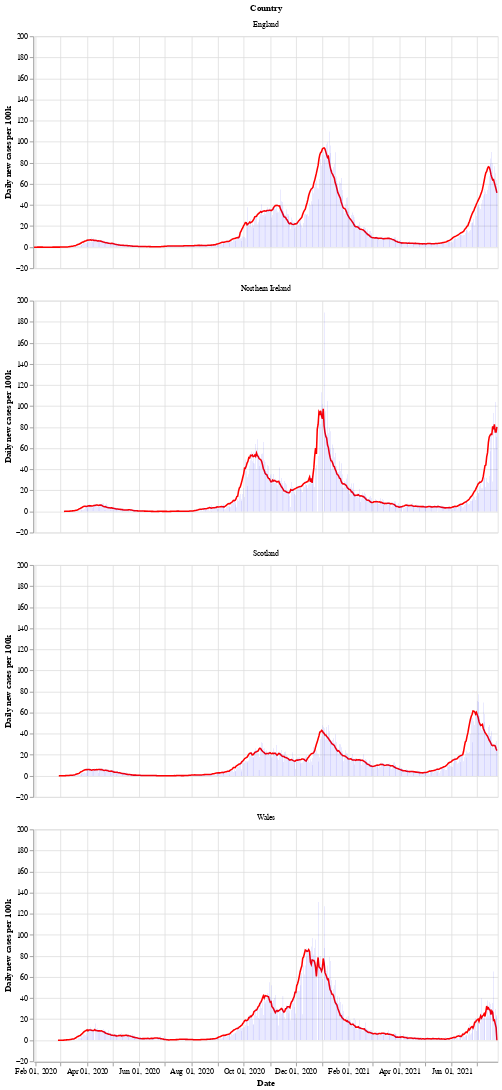

Notebook code for this chart:
### Markdown cell above
Next is a bar chart of the number of new cases in each country (per 100k population), with the 7 day moving average of cases. Again we see that Wales saw a longer period of raising and falling cases compared to the other countries.

After a period of cases falling, each nation is now seeing a rise in the number of cases - especially in Wales.

### Code cell
# collapse
bars = alt.Chart(uk_cases).mark_bar().encode(
    x=alt.X("yearmonthdate(date):T", axis=alt.Axis(title='Date')),
    y=alt.Y("newCasesRate:Q", axis=alt.Axis(title='Daily new cases per 100k')),
    tooltip='newCasesRate',
    color=alt.condition(
        alt.datum.dailyChange > 0,
        alt.value("orange"),  # The positive color
        alt.value("blue")  # The negative color
    )
).properties(title='New cases per 100k population with rolling 7 day average', width=600).interactive()
line = alt.Chart(uk_cases).mark_line(
    color='red',
    size=2,
).transform_window(
    rolling_mean='mean(newCasesRate)',
    frame=[0, 7],
    groupby=['areaName']
).encode(
    x='yearmonthdate(date):T',
    y='rolling_mean:Q'
)
alt.layer(line, bars, data=uk_cases).facet(alt.Row('areaName', title='Country'), columns=1)

### Figure 1 — Vega-Lite specification as saved in the notebook (floating-point values rounded to 4 significant figures; data arrays with more than 128 entries replaced by an {"elided": "..."} marker saying what was removed)
{"config": {"view": {"continuousWidth": 400, "continuousHeight": 300}}, "data": {"name": "data-0ed918d8120649a1719720928bc23b7b"}, "facet": {"type": "nominal", "field": "areaName", "title": "Country"}, "spec": {"layer": [{"mark": {"type": "line", "color": "red", "size": 2}, "encoding": {"x": {"type": "temporal", "field": "date", "timeUnit": "yearmonthdate"}, "y": {"type": "quantitative", "field": "rolling_mean"}}, "transform": [{"window": [{"op": "mean", "field": "newCasesRate", "as": "rolling_mean"}], "frame": [0, 7], "groupby": ["areaName"]}]}, {"mark": "bar", "encoding": {"color": {"condition": {"value": "orange", "test": "(datum.dailyChange > 0)"}, "value": "blue"}, "tooltip": {"type": "quantitative", "field": "newCasesRate"}, "x": {"type": "temporal", "axis": {"title": "Date"}, "field": "date", "timeUnit": "yearmonthdate"}, "y": {"type": "quantitative", "axis": {"title": "Daily new cases per 100k"}, "field": "newCasesRate"}}, "selection": {"selector002": {"type": "interval", "bind": "scales", "encodings": ["x", "y"]}}, "title": "New cases per 100k population with rolling 7 day average", "width": 600}]}, "columns": 1, "$schema": "https://vega.github.io/schema/vega-lite/v4.8.1.json", "datasets": {"data-0ed918d8120649a1719720928bc23b7b": {"elided": "2076 records"}}}
